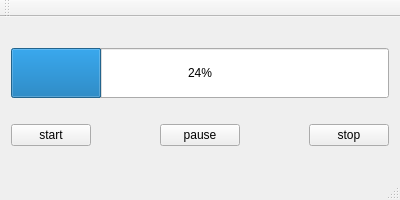
<?xml version="1.0" encoding="UTF-8"?>
<ui version="4.0">
 <class>MainWindow</class>
 <widget class="QMainWindow" name="MainWindow">
  <property name="geometry">
   <rect>
    <x>0</x>
    <y>0</y>
    <width>400</width>
    <height>200</height>
   </rect>
  </property>
  <property name="minimumSize">
   <size>
    <width>400</width>
    <height>200</height>
   </size>
  </property>
  <property name="maximumSize">
   <size>
    <width>400</width>
    <height>200</height>
   </size>
  </property>
  <property name="windowTitle">
   <string>MainWindow</string>
  </property>
  <widget class="QWidget" name="centralWidget">
   <layout class="QHBoxLayout" name="horizontalLayout_2">
    <item>
     <layout class="QVBoxLayout" name="verticalLayout">
      <item>
       <widget class="QProgressBar" name="progressBar">
        <property name="minimumSize">
         <size>
          <width>0</width>
          <height>50</height>
         </size>
        </property>
        <property name="value">
         <number>24</number>
        </property>
       </widget>
      </item>
      <item>
       <layout class="QHBoxLayout" name="horizontalLayout">
        <item>
         <widget class="QPushButton" name="startButton">
          <property name="text">
           <string>start</string>
          </property>
         </widget>
        </item>
        <item>
         <spacer name="horizontalSpacer">
          <property name="orientation">
           <enum>Qt::Horizontal</enum>
          </property>
          <property name="sizeHint" stdset="0">
           <size>
            <width>40</width>
            <height>20</height>
           </size>
          </property>
         </spacer>
        </item>
        <item>
         <widget class="QPushButton" name="pauseButton">
          <property name="text">
           <string>pause</string>
          </property>
         </widget>
        </item>
        <item>
         <spacer name="horizontalSpacer_2">
          <property name="orientation">
           <enum>Qt::Horizontal</enum>
          </property>
          <property name="sizeHint" stdset="0">
           <size>
            <width>40</width>
            <height>20</height>
           </size>
          </property>
         </spacer>
        </item>
        <item>
         <widget class="QPushButton" name="stopButton">
          <property name="text">
           <string>stop</string>
          </property>
         </widget>
        </item>
       </layout>
      </item>
     </layout>
    </item>
   </layout>
   <zorder>progressBar</zorder>
   <zorder>startButton</zorder>
   <zorder>pauseButton</zorder>
   <zorder>stopButton</zorder>
   <zorder>progressBar</zorder>
  </widget>
  <widget class="QMenuBar" name="menuBar">
   <property name="geometry">
    <rect>
     <x>0</x>
     <y>0</y>
     <width>400</width>
     <height>25</height>
    </rect>
   </property>
  </widget>
  <widget class="QToolBar" name="mainToolBar">
   <attribute name="toolBarArea">
    <enum>TopToolBarArea</enum>
   </attribute>
   <attribute name="toolBarBreak">
    <bool>false</bool>
   </attribute>
  </widget>
  <widget class="QStatusBar" name="statusBar"/>
 </widget>
 <layoutdefault spacing="6" margin="11"/>
 <resources/>
 <connections/>
</ui>
